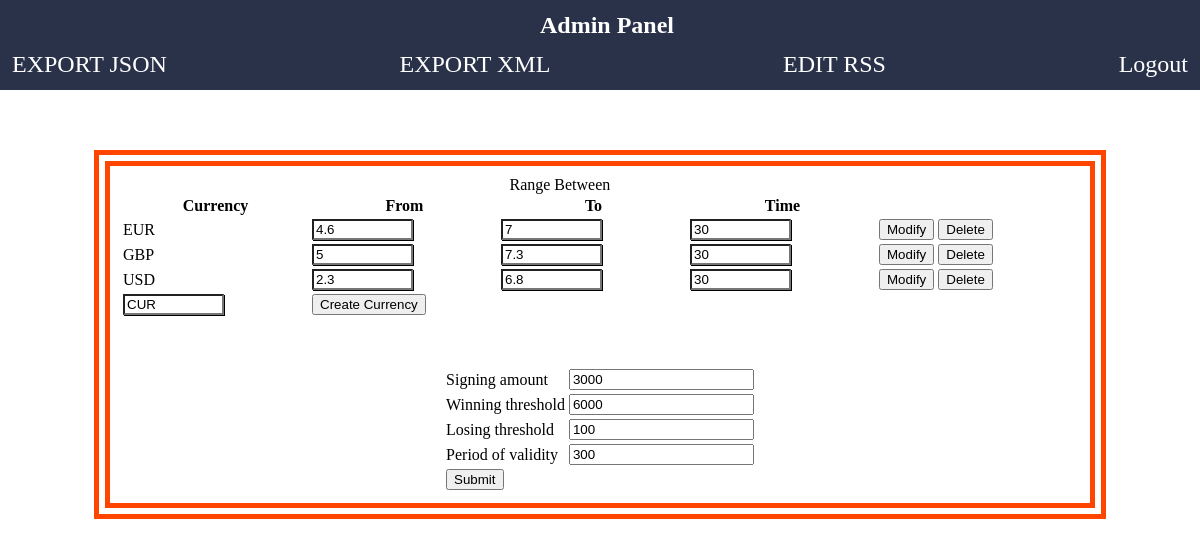
Page /page/Admin.php (signed in) on the earlier database version.
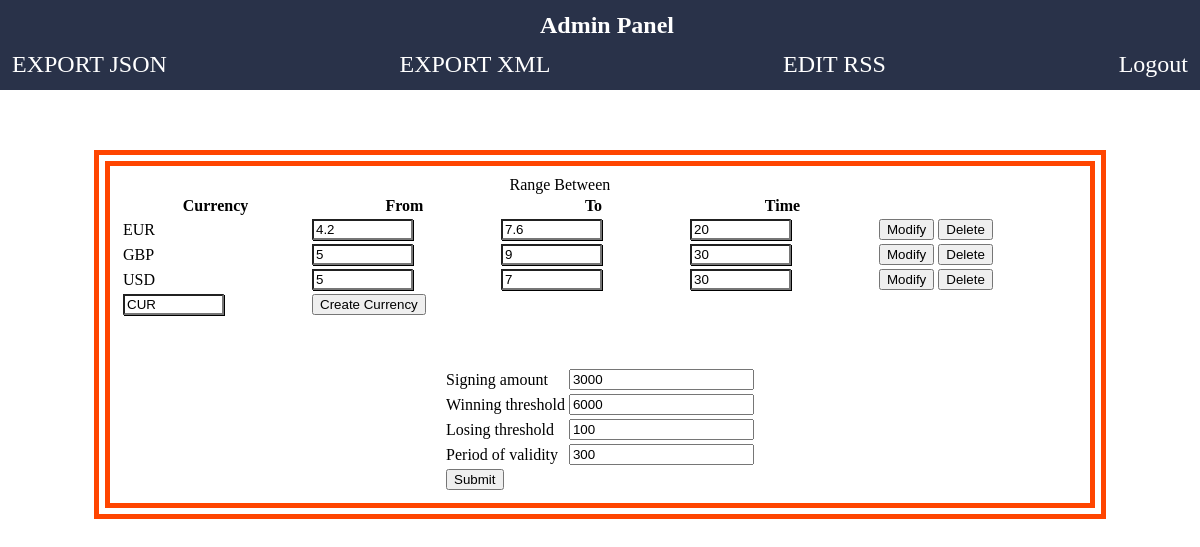
Same page on the later database version.
### tables this page shows
CREATE TABLE `currency` (
  `name` varchar(8) NOT NULL,
  `cur_value` double NOT NULL,
  `min_value` double NOT NULL,
  `max_value` double NOT NULL,
  `update_time` int(11) NOT NULL,
  `last_update` datetime NOT NULL
);

CREATE TABLE `game` (
  `valid_time` int(11) NOT NULL,
  `init_money` double NOT NULL,
  `win_limit` double NOT NULL,
  `lose_limit` double NOT NULL
);

### script/edit_currency.php (the view, shortened to what this page needs)
<?php
require ('db.php');
$sql="SELECT name, min_value, max_value, update_time FROM `currency`";
$result=mysqli_query($con,$sql);
if (mysqli_num_rows($result)>0){
	while ($row=mysqli_fetch_assoc($result)){ ?>
		<form method="post" action="<?php echo htmlentities($_SERVER['PHP_SELF']); ?>">
		<tr>
			<td><?php echo $row['name'];?></td>
			<td><input type="number" step="any" class="changeRate" name="min_value" value="<?php echo $row['min_value'];?>"></td>
			<td><input type="number" step="any" class="changeRate" name="max_value" value="<?php echo $row['max_value'];?>"></td>
			<td><input type="number" class="changeRate" name="update_time" value="<?php echo $row['update_time'];?>"></td>
			<td><input type="submit" name="submit" value="Modify"></button></td>
			<td><input type="submit" name="delete" value="Delete"></button></td>
            <td><input type="hidden" name="name" value="<?php echo $row['name'];?>"></td>
		</tr>
		</form>
	<?php
	} ?>
	<tr>
	<form method="post" action="<?php echo htmlentities($_SERVER['PHP_SELF']); ?>">
	<td><input type="text" class="changeRate" name="name" value="CUR"></td>
	<td><input type="submit" name="insert" value="Create Currency"></button></td>
	</form>
	</tr>
<?php
}
?>

### page/Admin.php (shortened to what this page needs)
<!DOCTYPE html>
<html lang="en">
<head>
    <link href="../style/Client.css" type="text/css" rel="stylesheet">
</head>
<body>
<h1 class="container">Admin Panel</h1>
<ul class="container">
    <li><a href="#">EXPORT JSON</a> </li>
    <li><a href="#">EXPORT XML</a></li>
    <li><a href="#">EDIT RSS</a></li>
    <li><a href="../script/logout.php">Logout</a></li>
</ul>
<div class="cnt" style="
    margin-left:  auto;
    margin-right: auto;
    margin-top: 5%;
    border: 1em double orangered;
    padding: 10px;
    width: 80%;
">
<table>
    <caption>Range Between</caption>
    <tr>
        <th>Currency</th>
        <th>From</th>
        <th>To</th>
        <th>Time</th>
    </tr>
    <?php require('../script/edit_currency.php'); ?>
</table>
    <table style="
    margin-left:  auto;
    margin-right:  auto;
    margin-top: 5%;
">
    <?php require('../script/edit_gameinfo.php'); ?>
</table>
</div>
</body>
</html>

### script/edit_gameinfo.php (shortened to what this page needs)
<?php
require('db.php');
$sql="SELECT init_money,win_limit,lose_limit,valid_time FROM `game`";
$result = mysqli_query($con,$sql);
$result = mysqli_fetch_assoc($result);
?>
<form method="post" action="<?php echo htmlentities($_SERVER['PHP_SELF']); ?>">
    <tr>
        <td>Signing amount</td>
        <td><input type="number" name='signamt' value='<?php echo $result['init_money']?>'><br></td>
    </tr>
    <tr>
        <td>Winning threshold</td>
        <td><input type="number" name="wintresh" value='<?php echo $result['win_limit']?>'><br></td>
    </tr>
    <tr>
        <td>Losing threshold</td>
        <td><input type="number" name="lostresh" value='<?php echo $result['lose_limit']?>'><br></td>
    </tr>
    <tr>
        <td>Period of validity</td>
        <td> <input type="number" name='validtime' value='<?php echo $result['valid_time']?>'><br></td>
    </tr>
    <tr>
        <td><input type="submit" name="submit" value="Submit"></td>
    </tr>
   </form>

### style/Client.css (style rules this page uses)
body { margin: 0; padding: 0; }
h1 { padding-left: 45%; padding-right: 30%; font-size: xx-large; margin:0; padding-top:1%; padding-bottom: 1%; }
ul { list-style-type: none; margin: 0; padding: 0; overflow: hidden; background-color: #333; align-items: stretch; display:flex; justify-content: space-between; }
li { float: left; padding-left:1%; padding-right: 1%; }
li a { display: block; color: white; text-align: center; text-decoration: none; }
.container { background-color: #293249; font-family: "Arial Black"; color: white; padding-bottom: 1%; font-size: 2vw; }

### page/Admin.php (style rules this page uses)
.changeRate { width:50%; margin-right: auto; box-shadow: 1px 1px #000000; }

Differences in the rows shown:
changed currency "EUR": min_value "4.6" → "4.2"; max_value "7" → "7.6"; update_time "30" → "20"
changed currency "GBP": max_value "7.3" → "9"
changed currency "USD": min_value "2.3" → "5"; max_value "6.8" → "7"
